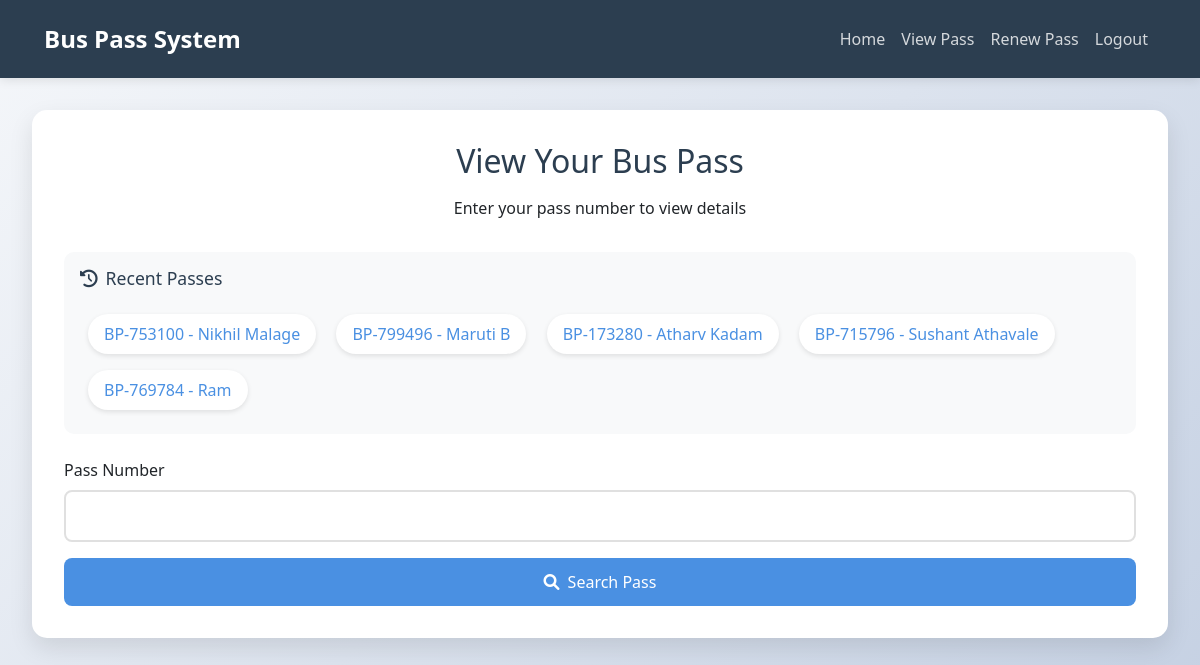
/view_pass (signed in), run on an earlier commit of the app's database.
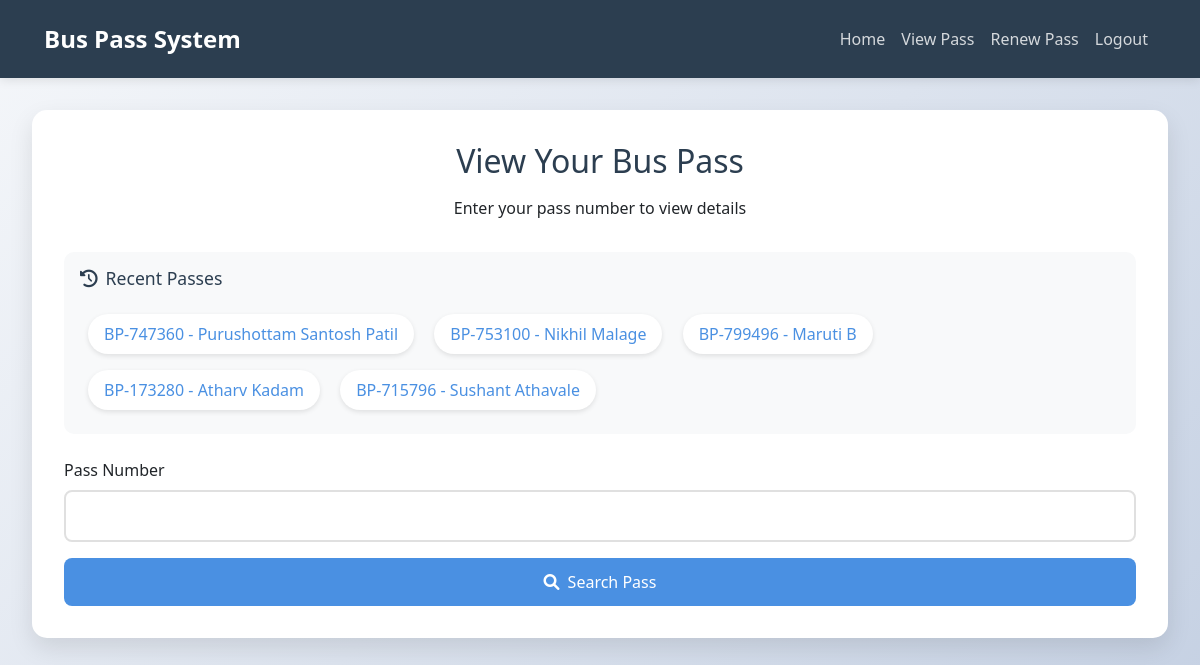
And on a later commit of the database.
### tables this page shows
CREATE TABLE bus_passes (
            id INTEGER PRIMARY KEY AUTOINCREMENT,
            name TEXT NOT NULL,
            email TEXT NOT NULL,
            age INTEGER NOT NULL,
            pass_number TEXT NOT NULL UNIQUE,
            valid_until DATE NOT NULL,
            mobile_no TEXT NOT NULL,
            district TEXT NOT NULL,
            photo_data TEXT,  -- Store base64 image data
            qr_code TEXT,
            created_at TIMESTAMP DEFAULT CURRENT_TIMESTAMP
        );

### Pass.py (the view, shortened to what this page needs)
@app.route('/view_pass', methods=['GET', 'POST'])
@login_required
def view_pass():
    if request.method == 'POST':
        pass_number = request.form.get('pass_number')
    else:
        pass_number = request.args.get('pass_number')
    print(f"Received pass number: {pass_number}")  # Debug log
    try:
        conn = get_db_connection()
        cursor = conn.cursor()
        cursor.execute('''
            SELECT pass_number, name
            FROM bus_passes
            ORDER BY created_at DESC
            LIMIT 5
        ''')
        recent_passes = cursor.fetchall()
        pass_details = None
        print(f"Rendering template with pass_details: {pass_details}")  # Debug log
        return render_template('view_pass.html',
                            pass_details=pass_details,
                            recent_passes=recent_passes)
    finally:
        if conn:
            conn.close()

### Pass.py (called while the page is built)
def login_required(f):
    @wraps(f)
    def decorated_function(*args, **kwargs):
        if 'user_id' not in session:
            flash('Please login to access this page', 'error')
            return redirect(url_for('login'))
        return f(*args, **kwargs)
    return decorated_function

### templates/view_pass.html (shortened to what this page needs)
<!DOCTYPE html>
<html lang="en">
<head>
    <link href="https://cdn.jsdelivr.net/npm/bootstrap@5.3.0/dist/css/bootstrap.min.css" rel="stylesheet">
    <link href="https://cdnjs.cloudflare.com/ajax/libs/font-awesome/6.0.0/css/all.min.css" rel="stylesheet">
</head>
<body>
    <nav class="navbar navbar-expand-lg navbar-dark">
        <div class="container">
            <a class="navbar-brand" href="{{ url_for('index') }}">Bus Pass System</a>
            <div class="collapse navbar-collapse" id="navbarNav">
                <ul class="navbar-nav ms-auto">
                    <li class="nav-item">
                        <a class="nav-link" href="{{ url_for('index') }}">Home</a>
                    </li>
                    {% if session.get('user_id') %}
                        <li class="nav-item">
                            <a class="nav-link" href="{{ url_for('view_pass') }}">View Pass</a>
                        </li>
                        <li class="nav-item">
                            <a class="nav-link" href="{{ url_for('renew') }}">Renew Pass</a>
                        </li>
                        <li class="nav-item">
                            <a class="nav-link" href="{{ url_for('logout') }}">Logout</a>
                        </li>
                    {% endif %}
                </ul>
            </div>
        </div>
    </nav>
    <div class="main-content">
        <div class="search-container">
            <div class="search-header">
                <h2>View Your Bus Pass</h2>
                <p>Enter your pass number to view details</p>
            </div>
            {% if recent_passes %}
            <div class="recent-passes">
                <h4><i class="fas fa-history me-2"></i>Recent Passes</h4>
                <div>
                    {% for pass in recent_passes %}
                    <div class="recent-pass-item">
                        <a href="{{ url_for('view_pass', pass_number=pass['pass_number']) }}"
                           data-pass-number="{{ pass['pass_number'] }}"
                           data-pass-name="{{ pass['name'] }}">
                            {{ pass['pass_number'] }} - {{ pass['name'] }}
                        </a>
                    </div>
                    {% endfor %}
                </div>
            </div>
            {% endif %}
            <form method="GET" action="{{ url_for('view_pass') }}" class="search-form">
                <div class="mb-3">
                    <label for="pass_number" class="form-label">Pass Number</label>
                    <input type="text" class="form-control" id="pass_number" name="pass_number" required>
                </div>
                <div class="d-grid">
                    <button type="submit" class="btn btn-primary">
                        <i class="fas fa-search me-2"></i>Search Pass
                    </button>
                </div>
            </form>
        </div>
    </div>
</body>
</html>

### templates/view_pass.html (style rules this page uses)
:root { --primary-color: #4a90e2; --secondary-color: #2c3e50; --accent-color: #e74c3c; --success-color: #2ecc71; --info-color: #3498db; }
body { background: linear-gradient(135deg, #f5f7fa 0%, #c3cfe2 100%); min-height: 100vh; font-family: 'Segoe UI', Tahoma, Geneva, Verdana, sans-serif; }
.navbar { background: var(--secondary-color); padding: 1rem 2rem; box-shadow: 0 2px 10px rgba(0,0,0,0.1); }
.navbar-brand { color: white !important; font-size: 1.5rem; font-weight: bold; }
.nav-link { color: rgba(255,255,255,0.8) !important; transition: color 0.3s ease; }
.main-content { padding: 2rem; max-width: 1200px; margin: 0 auto; }
.search-container { background: white; padding: 2rem; border-radius: 15px; box-shadow: 0 10px 25px rgba(0, 0, 0, 0.1); margin-bottom: 2rem; animation: fadeIn 0.5s ease-out; }
.search-header { text-align: center; margin-bottom: 2rem; }
.search-header h2 { color: var(--secondary-color); margin-bottom: 1rem; }
.recent-passes { background: #f8f9fa; padding: 1rem; border-radius: 10px; margin-bottom: 1.5rem; }
.recent-passes h4 { color: var(--secondary-color); margin-bottom: 1rem; font-size: 1.1rem; }
.recent-pass-item { display: inline-block; margin: 0.5rem; padding: 0.5rem 1rem; background: white; border-radius: 20px; box-shadow: 0 2px 5px rgba(0,0,0,0.1); transition: all 0.3s ease; cursor: pointer; }
.recent-pass-item a { color: var(--primary-color); text-decoration: none; }
.form-control { border: 2px solid #e0e0e0; border-radius: 8px; padding: 12px; transition: all 0.3s ease; }
.btn-primary { background: var(--primary-color); border: none; padding: 12px 24px; border-radius: 8px; transition: all 0.3s ease; }

What changed in the data, as far as the page shows it:
no longer on this page (row unchanged): bus_passes: pass_number "BP-769784", name "Ram"
added bus_passes: pass_number "BP-747360", name "Purushottam Santosh Patil"
